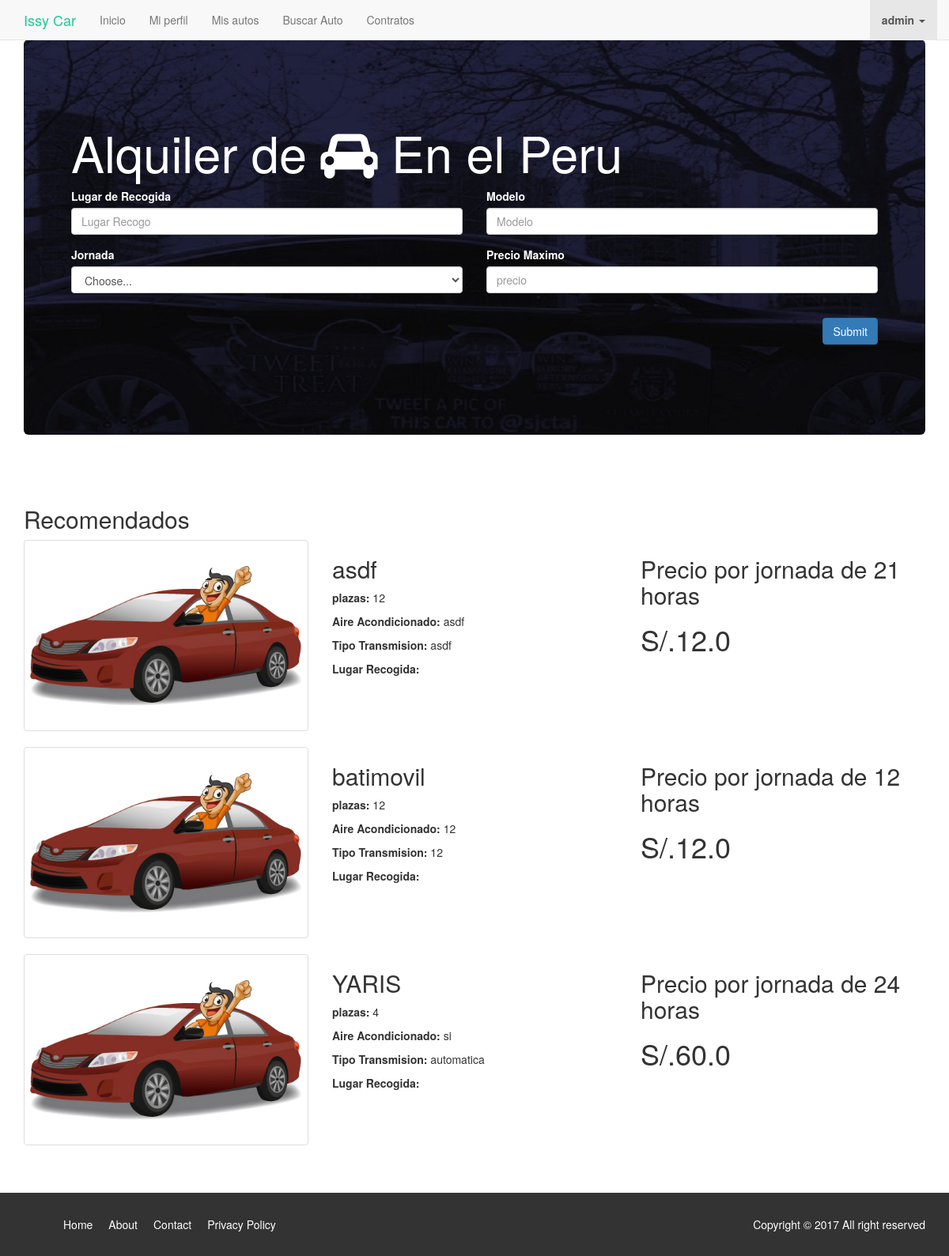
The app's page /conductor/buscar_autos/ (signed in) with its own data.
### auto/models.py (models this page shows, shortened)
class Auto(models.Model):
	user = models.ForeignKey("auth.User",null=True)
	modelo= models.CharField(max_length=264)
	plazas= models.CharField(max_length=264)
	aire_acondicionado= models.CharField(max_length=264)
	tipo_transmision= models.CharField(max_length=264)
	lugar_recogida= models.CharField(max_length=264)
	precio= models.FloatField()
	jornada= models.IntegerField()
	is_alquiled= models.BooleanField(default=False)
	def __str__(self):
		return self.modelo

### conductor/views.py (the view)
@login_required
def alquilar_auto_lista(request):
	Webpage_list = Auto.objects.exclude(user=request.user).filter(is_alquiled=False).order_by('precio')
	date_dict ={'access_records':Webpage_list,'query_ok':"True"}
	print (Webpage_list)
	return render(request,'conductor/alquilar_auto.html',context=date_dict)

### conductor/templates/conductor/alquilar_auto.html (shortened to what this page needs)
{% extends "../base.html"%}
{% load staticfiles %}
{% block content %}
<div class="container">
	<div class="jumbotron">
		<h1>Alquiler de <i class="fa fa-car" aria-hidden="true"></i>
		En el Peru</h1>
		<form method="post" action ="{% url 'conductor:buscar_autos' %}" >
			<div class="row">
				<div class="col-md-6">
					<div class="row">
						<div class="form-group col-md-12">
							<label for="IdLugarRecogo">Lugar de Recogida</label>
							<input type="text" class="form-control" id="IdLugarRecogo" name="lugarRecogo" placeholder="Lugar Recogo">
						</div>
						<div class="form-group col-md-12">
							<label for="IdJornada">Jornada</label>
							<select class="form-control" name="jornada">
								<option selected>Choose...</option>
							</select>
						</div>
					</div>
				</div>
				<div class="col-md-6">
					<div class="row">
						<div class="form-group col-md-12">
							<label for="IdModelo">Modelo</label>
							<input type="text" class="form-control" id="IdModelo" name="modelo" placeholder="Modelo">
						</div>
						<div class="form-group col-md-12">
							<label for="IdPrecio">Precio Maximo</label>
							<input type="number" class="form-control" id="IdPrecio" name="precio" placeholder="precio" pattern="^\d+(?:\.\d{1,2})?$" step="0.01" >
						</div>
						<div class="form-group col-md-12">
						</div>
					</div>
				</div>
			</div>
			<div class=row>
				<div class="col-md-12">
					<button type="submit" class="btn btn-primary pull-right">Submit</button>
				</div>
			</div>
		</form>
	</div>
	{% if access_records %}
	<section>
		<h2>Recomendados</h2>
		{% for acc in access_records %}
		{% include "auto/_auto.html"%}
		{% endfor %}
	</section>
	{% endif %}
</div>
{% endblock%}

### conductor/templates/base.html (shortened to what this page needs)
<!DOCTYPE html>
{% load staticfiles%}
<html lang="en">
<head>
	<link rel="stylesheet" href="https://maxcdn.bootstrapcdn.com/bootstrap/3.3.7/css/bootstrap.min.css">
	<link rel="stylesheet" type="text/css" href="https://cdnjs.cloudflare.com/ajax/libs/medium-editor/5.23.2/css/medium-editor.min.css">
	<link rel="stylesheet" href="https://maxcdn.bootstrapcdn.com/font-awesome/4.7.0/css/font-awesome.min.css">
	<link rel="stylesheet" type="text/css" href="{% static 'css/estilos_general.css'%}">
	<link rel="stylesheet" type="text/css" href="{% static 'css/style_conductor.css'%}">
</head>
<body>
	<nav class="navbar navbar-default navbar-fixed-top">
		<div class="container">
			<div class="navbar-header">
				<a class="navbar-brand em-text" href="{% url 'conductor:buscar_autos' %}">Issy Car</a>
			</div>
			<div id="navbar" class="collapse navbar-collapse">
				<ul class="nav navbar-nav">
					<li><a href="/">Inicio</a></li>
					{% if user.is_authenticated %}
					<li><a href="{% url 'conductor:conductor_info' %}">Mi perfil</a></li>
					<li><a href="{% url 'auto:auto_list'%}">Mis autos</a></li>
					<li><a href="{% url 'conductor:alquilar_auto' %}">Buscar Auto</a></li>
					<li><a href="{% url 'auto:contratos' %}">Contratos</a></li>
				</ul>
				<ul class="nav navbar-nav navbar-right">
					<li class="dropdown active">
					<a href="#" class="dropdown-toggle" data-toggle="dropdown" role="button" aria-expanded="false"><strong>{{user.username}}</strong> <span class="caret"></span></a>
				</ul>
				{% else %}
				<li><a href="{% url 'conductor:alquilar_auto' %}">Buscar Auto</a></li>
				<li><a href="{% url 'accounts:signup' %}" class="btn btn-simple">Registrarse</a></li>
				<li><a href="{% url 'accounts:login' %}" class="btn btn-simple">Ingresar</a></li>
			</ul>
			{% endif%}
		</div>
	</div>
</nav>
{% block content%}
{% endblock %}
<footer class="navbar-bottom">
	<div class="container">
		<div class="row">
			<div class="col-md-6 col-xs-12">
				<ul>
					<li><a href="#">Home</a></li>
					<li><a href="#">About</a></li>
					<li><a href="#">Contact</a></li>
					<li><a href="#">Privacy Policy</a></li>
				</ul>
			</div>
			<div class="col-md-6 col-xs-12">
				<p>Copyright &copy; 2017 All right reserved</p>
			</div>
		</div>
	</div>
</footer>
      </body>
      </html>

### auto/templates/auto/_auto.html
{% load staticfiles %}
<div class="row">
			<div class="col-md-4">
				<a href="{% url 'conductor:info_auto_detalle' pk=acc.pk%}"><img src="{% static 'img/car.jpg' %}" class="img-thumbnail"></a>
			</div>
			<div class="col-md-4">
				<h2>{{acc.modelo}}</h2>
				<p><strong>plazas: </strong>{{acc.plazas}}</p>
				<p><strong>Aire Acondicionado: </strong>{{acc.aire_acondicionado}}</p>
				<p><strong>Tipo Transmision: </strong>{{acc.tipo_transmision}}</p>
				<p><strong>Lugar Recogida: </strong>{{acc.lugar_recodiga}}</p>
			</div>
			<div class="col-md-4">
				<h2> Precio por jornada de {{acc.jornada}} horas</h2>
				<h1>S/.{{acc.precio}}</h1>
			</div>
	</div>

### conductor/static/css/estilos_general.css (style rules this page uses)
html { min-height: 100% !important; }
body { padding-top: 50px; min-height: 100% !important; }
.em-text { color:#1cca98 !important; }
section { padding: 40px 0 40px 0; }
.col-md-4 { margin-bottom: 20px; }
.jumbotron { background: #1e233b url(../img/carback2.jpg) no-repeat top center; color:#fff; height: 500px; overflow: none; }
.jumbotron h1 { margin-top: 60px; }
footer { background: #333; color: #fff; padding: 30px 0 20px 0; }
footer li { float: left; padding: 0 10px 0 10px; list-style: none; }
footer a { color:#fff; }
footer p { float:right; }

### records on screen
Auto: modelo "asdf", plazas "12", aire_acondicionado "asdf", tipo_transmision "asdf", jornada "21", precio "12.0"
Auto: modelo "batimovil", plazas "12", aire_acondicionado "12", tipo_transmision "12", jornada "12", precio "12.0"
Auto: modelo "YARIS", plazas "4", aire_acondicionado "si", tipo_transmision "automatica", jornada "24", precio "60.0"

### other values on screen
{{ user.username }} "admin"
